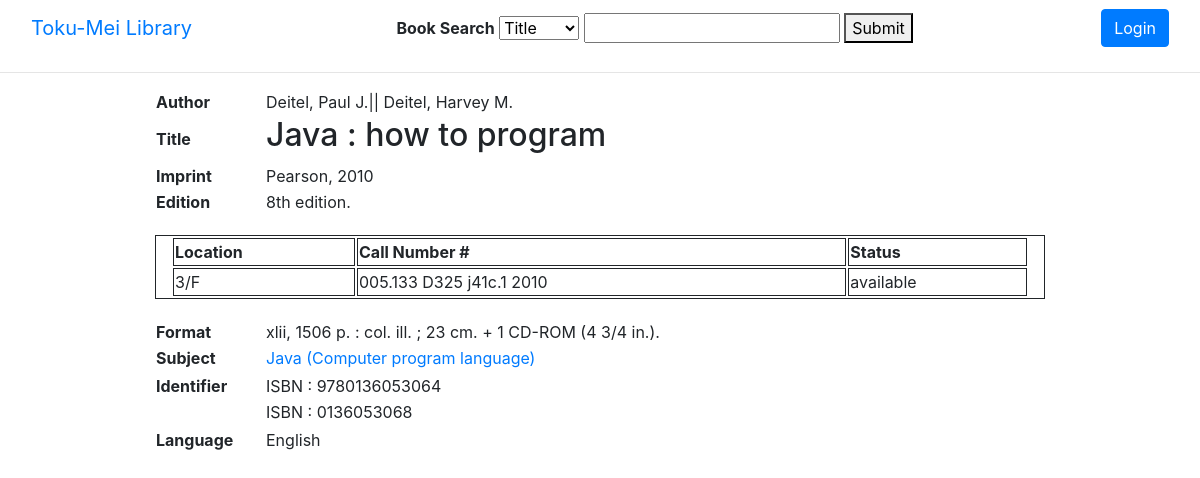
Screenshot of /record/2/ with the database file from the repository.
### catalogue/models.py (models this page shows, shortened)
class Booktitle(models.Model):
    title = models.CharField(max_length=250)
    author = models.TextField(blank=True, null=True)
    edition = models.CharField(max_length=100, blank=True, null=True)
    publisher = models.CharField(max_length=250, blank=True, null=True)
    year = models.IntegerField(blank=True, null=True)
    format = models.CharField(max_length=250, blank=True, null=True)
    series = models.TextField(blank=True, null=True)
    subjects = models.TextField(blank=True, null=True)
    note = models.TextField(blank=True, null=True)
    language = models.CharField(max_length=100, blank=True, null=True)
    isbn = models.TextField(blank=True, null=True)
    created_on = models.DateTimeField(auto_now=True)
    updated_on = models.DateTimeField(auto_now_add=True)

class Bookitem(models.Model):
    LOCATION = (
        ('1/F', '1/F'),
        ('2/F', '2/F'),
        ('3/F', '3/F'),
        ('1/F Reference', '1/F Reference')
    )
    STATUS = (
        ('available', 'available'),
        ('checked-out', 'checked-out'),
        ('on holdshelf', 'on holdshelf'),
        ('lib use only', 'lib use only'),
        ('in purchase', 'in purchase'),
        ('in process', 'in process'),
        ('library display', 'library display'),
        ('lost', 'lost'),
        ('withdrawn', 'withdrawn')
    )
    barcode = models.CharField(max_length=10, unique=True)
    title = models.ForeignKey(Booktitle, on_delete=models.CASCADE)
    material_type = models.CharField(max_length=10)
    location = models.CharField(max_length=25, choices=LOCATION)
    callno = models.CharField(max_length=100)
    status = models.CharField(max_length=25, choices=STATUS)
    duedate = models.DateField(blank=True, null=True)
    current_user = models.ForeignKey(User, on_delete=models.CASCADE, blank=True, null=True, related_name="user_in_use")
    previous_user = models.ForeignKey(User, on_delete=models.CASCADE, blank=True, null=True, related_name="user_previous_use")
    total_checkedout = models.IntegerField(default=0)
    renewal = models.IntegerField(default=0)
    display_message = models.CharField(max_length=100, blank=True, null=True)
    holdlist = models.CharField(max_length=200, blank=True, null=True)
    created_on = models.DateTimeField(auto_now=True)
    updated_on = models.DateTimeField(auto_now_add=True)
    def show_status(self):
        if self.status == "checked-out":
            return self.duedate
        else:
            return self.status

### catalogue/views.py (the view)
# urls.py: path('record/<id>/', book_record),
def book_record(request, id):
    book = Booktitle.objects.get(id=id)
    subject_column = Booktitle._meta.get_field("subjects")
    subject_data = subject_column.value_from_object(book)
    subject_list = subject_data.split("||")
    isbn_column = Booktitle._meta.get_field("isbn")
    isbn_data = isbn_column.value_from_object(book)
    isbn_list = isbn_data.split("||")
    if book.edition == None:
        book.edition = ""
    items = Bookitem.objects.filter(title=id)
    context = {
        'book':book,
        'subjects':subject_list,
        'isbn':isbn_list,
        'items':items
    }
    return render(request, 'book_record.html', context)

### catalogue/templates/book_record.html
{% extends 'base.html' %}
{% block content %}
<div class="container record">
    <table class="container-fluid birecord">
        <tr>
            <th>Author</th>
            <td>{{book.author}}</td>
        </tr>
        <tr>
            <th>Title</th>
            <td><h2>{{book.title}}</h2></td>
        </tr>
        <tr>
            <th>Imprint</th>
            <td>{{book.publisher}}, {{book.year}}</td>
        </tr>
        <tr>
            <th>Edition</th>
            <td>{{book.edition}}</td>
        </tr>
    </table>
    <table class="container-fluid itemtable">
        <tr>
            <th>Location</th>
            <th>Call Number #</th>
            <th>Status</th>
        </tr>
        {% for i in items %}
        <tr>
            <td>{{i.location}}</td>
            <td>{{i.callno}}</td>
            <td>{{i.show_status}}</td>
        </tr>
        {% endfor %}
    </table>
    <table class="container-fluid birecord">
        <tr>
            <th>Format</th>
            <td>{{book.format}}</td>
        </tr>
        <tr>
            <th>Subject</th>
            {% for s in subjects %}
            <td><a href="/searchBySubject/{{s}}">{{s}}</a></td>
            </tr>
            <tr><th></th>
                {% endfor %}
        </tr>
        <tr>
            <th>Identifier</th>
            {% for i in isbn %}
            <td>{{i}}</td>
            </tr>
            <tr><th></th>
                {% endfor %}
        </tr>
        <tr>
            <th>Language</th>
            <td>{{book.language}}</td>
        </tr>
    </table>
</div>
{% endblock content %}

### catalogue/templates/base.html (style rules this page uses)
.container { max-width: 920px; }
table { margin-bottom: 20px; max-width: 900px; }
.itemtable { border-collapse: separate; }
.itemtable, .itemtable th, .itemtable td { border: 1px solid; }
.birecord th { width: 110px; }

### rows the page displays
Booktitle: author "Deitel, Paul J.|| Deitel, Harvey M.", title "Java : how to program", publisher "Pearson", year "2010", edition "8th edition.", format "xlii, 1506 p. : col. ill. ; 23 cm. + 1 CD-ROM (4 3/4 in.).", subjects "Java (Computer program language)", language "English"
Bookitem: location "3/F", callno "005.133 D325 j41c.1 2010", show_status "available"

### other values shown
{{ i }} "ISBN : 9780136053064" "ISBN : 0136053068"
